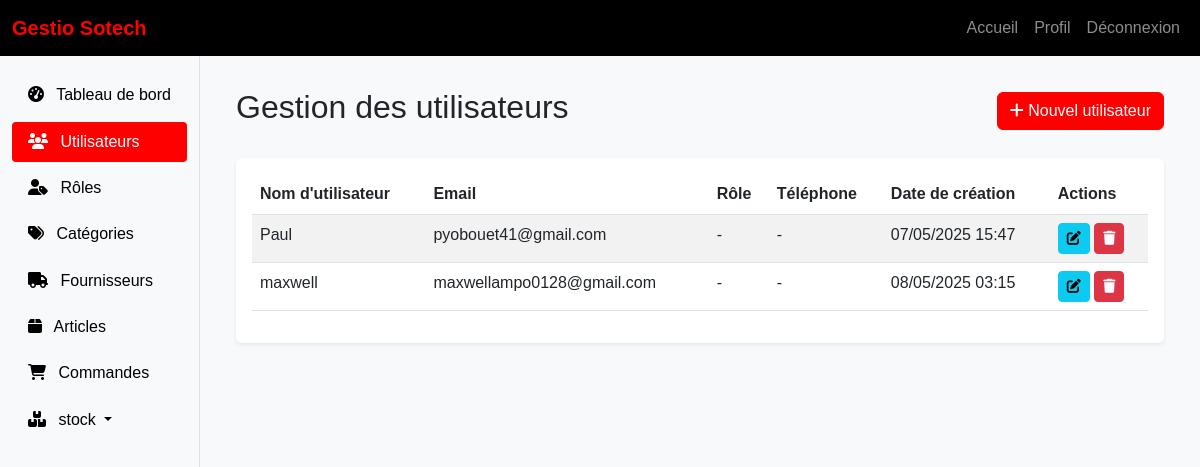
/utilisateurs/ (signed in), run on an earlier commit of the app's database.
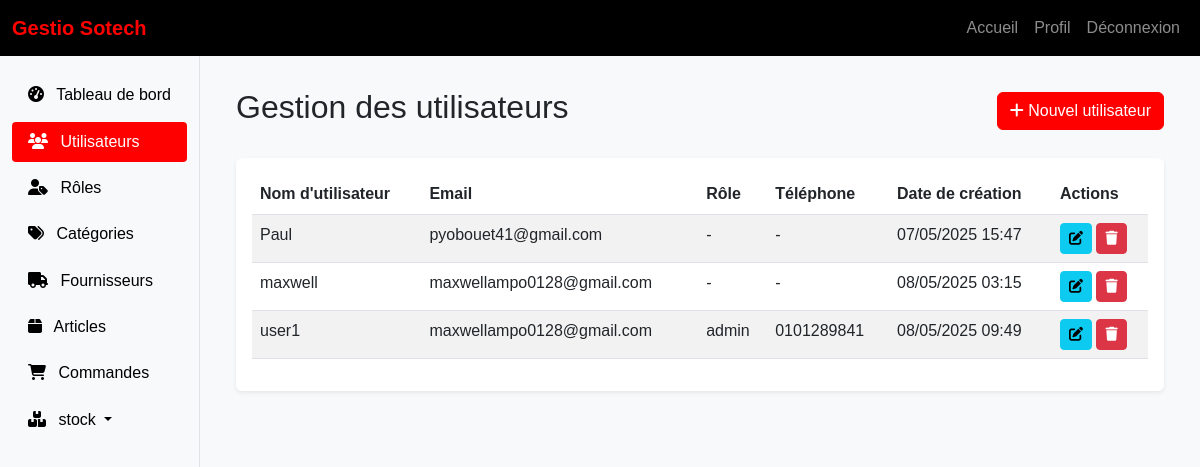
And on a later commit of the database.
### core/models.py (models this page shows, shortened)
class Utilisateur(AbstractUser):
    role = models.ForeignKey(Role, on_delete=models.SET_NULL, null=True, blank=True)
    telephone = models.CharField(max_length=15, blank=True)
    date_creation = models.DateTimeField(auto_now_add=True)
    date_modification = models.DateTimeField(auto_now=True)
    groups = models.ManyToManyField(
        'auth.Group',
        related_name='utilisateur_set',
        blank=True,
        help_text='The groups this user belongs to.',
        verbose_name='groups',
    )
    user_permissions = models.ManyToManyField(
        'auth.Permission',
        related_name='utilisateur_set',
        blank=True,
        help_text='Specific permissions for this user.',
        verbose_name='user permissions',
    )

class Role(models.Model):
    nom = models.CharField(max_length=100)
    description = models.TextField(blank=True)
    permissions = models.JSONField(default=dict)

### core/views.py (the view)
# urls.py: path('utilisateurs/', views.liste_utilisateurs, name='liste_utilisateurs'),
@login_required
def liste_utilisateurs(request):
    utilisateurs = Utilisateur.objects.all()
    return render(request, 'core/utilisateurs.html', {'utilisateurs': utilisateurs})

### templates/core/utilisateurs.html (shortened to what this page needs)
{% extends 'base.html' %}
{% block content %}
<div class="container-fluid">
    <div class="d-flex justify-content-between align-items-center mb-4">
        <h1 class="h2">Gestion des utilisateurs</h1>
        <a href="{% url 'creer_utilisateur' %}" class="btn btn-primary">
            <i class="fas fa-plus"></i> Nouvel utilisateur
        </a>
    </div>
    <div class="card">
        <div class="card-body">
            <div class="table-responsive">
                <table class="table table-striped">
                    <thead>
                        <tr>
                            <th>Nom d'utilisateur</th>
                            <th>Email</th>
                            <th>Rôle</th>
                            <th>Téléphone</th>
                            <th>Date de création</th>
                            <th>Actions</th>
                        </tr>
                    </thead>
                    <tbody>
                        {% for utilisateur in utilisateurs %}
                        <tr>
                            <td>{{ utilisateur.username }}</td>
                            <td>{{ utilisateur.email }}</td>
                            <td>{{ utilisateur.role.nom|default:"-" }}</td>
                            <td>{{ utilisateur.telephone|default:"-" }}</td>
                            <td>{{ utilisateur.date_creation|date:"d/m/Y H:i" }}</td>
                            <td>
                                <a href="#" class="btn btn-sm btn-info">
                                    <i class="fas fa-edit"></i>
                                </a>
                                <a href="#" class="btn btn-sm btn-danger">
                                    <i class="fas fa-trash"></i>
                                </a>
                            </td>
                        </tr>
                        {% empty %}
                        <tr>
                            <td colspan="6" class="text-center">Aucun utilisateur trouvé</td>
                        </tr>
                        {% endfor %}
                    </tbody>
                </table>
            </div>
        </div>
    </div>
</div>
{% endblock %}

### templates/base.html (shortened to what this page needs)
<!DOCTYPE html>
<html lang="fr">
<head>
    <link href="https://cdn.jsdelivr.net/npm/bootstrap@5.3.0/dist/css/bootstrap.min.css" rel="stylesheet">
    <link rel="stylesheet" href="https://cdnjs.cloudflare.com/ajax/libs/font-awesome/6.4.0/css/all.min.css">
    <link rel="stylesheet" href="/static/css/style.css">
</head>
<body>
    <nav class="navbar navbar-expand-lg navbar-dark bg-dark">
        <div class="container-fluid">
            <a class="navbar-brand" href="/">Gestio Sotech</a>
            <div class="collapse navbar-collapse" id="navbarNav">
                <ul class="navbar-nav ms-auto">
                    <li class="nav-item">
                        <a class="nav-link" href="/">Accueil</a>
                    </li>
                    {% if user.is_authenticated %}
                    <li class="nav-item">
                        <a class="nav-link" href="/profile">Profil</a>
                    </li>
                    <li class="nav-item">
                        <a class="nav-link" href="/logout">Déconnexion</a>
                    </li>
                    {% else %}
                    <li class="nav-item">
                        <a class="nav-link" href="/login">Connexion</a>
                    </li>
                    {% endif %}
                </ul>
            </div>
        </div>
    </nav>
    <div class="container-fluid">
        <div class="row">
            <nav class="col-md-3 col-lg-2 d-md-block bg-light sidebar">
                <div class="position-sticky pt-3">
                    <ul class="nav flex-column">
                        <li class="nav-item">
                            <a class="nav-link" href="{% url 'dashboard' %}">
                                <i class="fas fa-tachometer-alt me-2"></i> Tableau de bord
                            </a>
                        </li>
                        <li class="nav-item">
                            <a class="nav-link" href="{% url 'liste_utilisateurs' %}">
                                <i class="fas fa-users me-2"></i> Utilisateurs
                            </a>
                        </li>
                        <li class="nav-item">
                            <a class="nav-link" href="{% url 'liste_roles' %}">
                                <i class="fas fa-user-tag me-2"></i> Rôles
                            </a>
                        </li>
                        <li class="nav-item">
                            <a class="nav-link" href="{% url 'liste_categories' %}">
                                <i class="fas fa-tags me-2"></i> Catégories
                            </a>
                        </li>
                        <li class="nav-item">
                            <a class="nav-link" href="{% url 'liste_fournisseurs' %}">
                                <i class="fas fa-truck me-2"></i> Fournisseurs
                            </a>
                        </li>
                        <li class="nav-item">
                            <a class="nav-link" href="{% url 'liste_articles' %}">
                                <i class="fas fa-box me-2"></i> Articles
                            </a>
                        </li>
                        <li class="nav-item">
                            <a class="nav-link" href="{% url 'liste_commandes' %}">
                                <i class="fas fa-shopping-cart me-2"></i> Commandes
                            </a>
                        </li>
						<li class="nav-item dropdown">
                            <a class="nav-link dropdown-toggle" href="#" id="stockDropdown" role="button" data-bs-toggle="dropdown" aria-expanded="false">
                                <i class="fas fa-boxes me-2"></i> stock
                            </a>
                        </li>
                    </ul>
                </div>
            </nav>
            <main class="col-md-9 ms-sm-auto col-lg-10 px-md-4">
                {% block content %}
                {% endblock %}
            </main>
        </div>
    </div>
</body>
</html>

### static/css/style.css (style rules this page uses)
:root { --primary-color: #ff0000; --secondary-color: #000000; --light-gray: #f8f9fa; --dark-gray: #343a40; }
body { font-family: 'Arial', sans-serif; background-color: var(--light-gray); }
.navbar { background-color: var(--secondary-color) !important; }
.navbar-brand { color: var(--primary-color) !important; font-weight: bold; }
.sidebar { background-color: var(--light-gray); border-right: 1px solid #dee2e6; min-height: calc(100vh - 56px); }
.sidebar .nav-link { color: var(--secondary-color); padding: 0.5rem 1rem; margin: 0.2rem 0; border-radius: 0.25rem; }
.sidebar .nav-link.active { background-color: var(--primary-color); color: white; }
main { padding: 2rem 0; }
.btn-primary { background-color: var(--primary-color); border-color: var(--primary-color); }
.card { border: none; box-shadow: 0 0.125rem 0.25rem rgba(0, 0, 0, 0.075); }

What changed in the data, as far as the page shows it:
added Utilisateur: username "user1", email "maxwellampo0128@gmail.com", role.nom "admin", telephone "0101289841", date_creation "08/05/2025 09:49"
